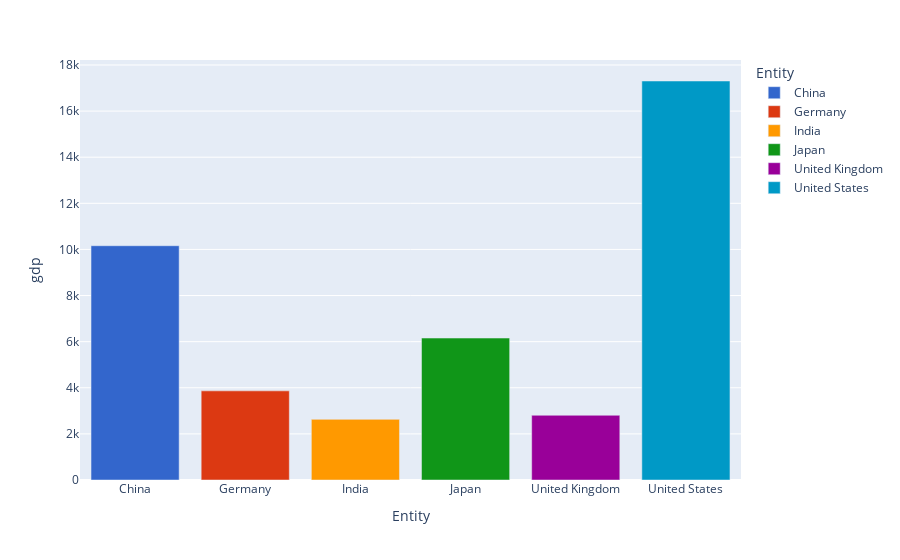

The notebook cell saved with this chart:
### Code cell
fig = px.bar(top6, x="Entity", y="gdp", color="Entity", color_discrete_sequence=px.colors.qualitative.G10)
fig.show()

### Figure 1 — Plotly figure (JSON) as saved in the notebook; plotly's stock layout.template omitted (floating-point values rounded to 4 significant figures)
{"data": [{"hovertemplate": "Entity=%{x}<br>gdp=%{y}<extra></extra>", "legendgroup": "China", "marker": {"color": "#3366CC", "pattern": {"shape": ""}}, "name": "China", "orientation": "v", "showlegend": true, "textposition": "auto", "type": "bar", "x": ["China"], "xaxis": "x", "y": [10160.0], "yaxis": "y"}, {"hovertemplate": "Entity=%{x}<br>gdp=%{y}<extra></extra>", "legendgroup": "Germany", "marker": {"color": "#DC3912", "pattern": {"shape": ""}}, "name": "Germany", "orientation": "v", "showlegend": true, "textposition": "auto", "type": "bar", "x": ["Germany"], "xaxis": "x", "y": [3866.0], "yaxis": "y"}, {"hovertemplate": "Entity=%{x}<br>gdp=%{y}<extra></extra>", "legendgroup": "India", "marker": {"color": "#FF9900", "pattern": {"shape": ""}}, "name": "India", "orientation": "v", "showlegend": true, "textposition": "auto", "type": "bar", "x": ["India"], "xaxis": "x", "y": [2630.0], "yaxis": "y"}, {"hovertemplate": "Entity=%{x}<br>gdp=%{y}<extra></extra>", "legendgroup": "Japan", "marker": {"color": "#109618", "pattern": {"shape": ""}}, "name": "Japan", "orientation": "v", "showlegend": true, "textposition": "auto", "type": "bar", "x": ["Japan"], "xaxis": "x", "y": [6156.0], "yaxis": "y"}, {"hovertemplate": "Entity=%{x}<br>gdp=%{y}<extra></extra>", "legendgroup": "United Kingdom", "marker": {"color": "#990099", "pattern": {"shape": ""}}, "name": "United Kingdom", "orientation": "v", "showlegend": true, "textposition": "auto", "type": "bar", "x": ["United Kingdom"], "xaxis": "x", "y": [2807.0], "yaxis": "y"}, {"hovertemplate": "Entity=%{x}<br>gdp=%{y}<extra></extra>", "legendgroup": "United States", "marker": {"color": "#0099C6", "pattern": {"shape": ""}}, "name": "United States", "orientation": "v", "showlegend": true, "textposition": "auto", "type": "bar", "x": ["United States"], "xaxis": "x", "y": [17300.0], "yaxis": "y"}], "layout": {"barmode": "relative", "legend": {"title": {"text": "Entity"}, "tracegroupgap": 0}, "margin": {"t": 60}, "xaxis": {"anchor": "y", "categoryarray": ["China", "Germany", "India", "Japan", "United Kingdom", "United States"], "categoryorder": "array", "domain": [0, 1], "title": {"text": "Entity"}}, "yaxis": {"anchor": "x", "domain": [0, 1], "title": {"text": "gdp"}}}}
